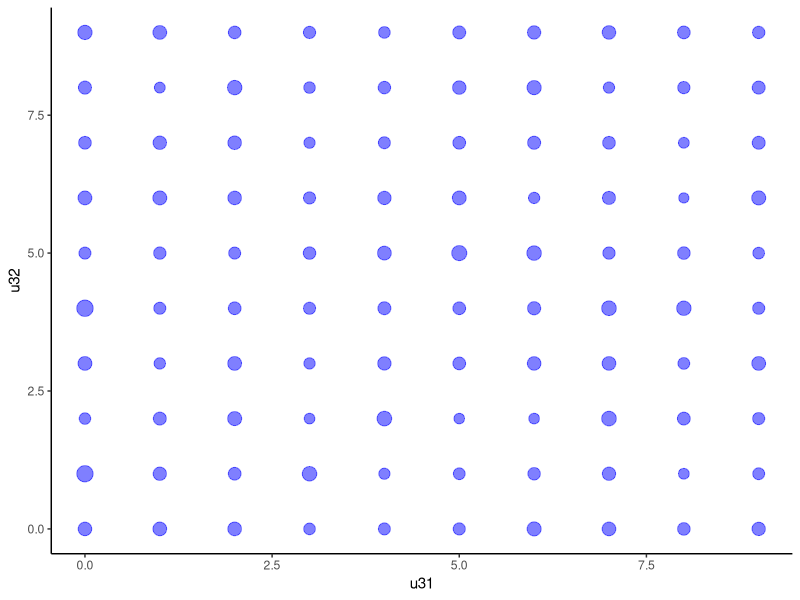

Write R code to recreate this figure.
#https://stats.stackexchange.com/questions/257681/test-for-uniformity-in-r
library(data.table)
library(dplyr)
library(ggplot2)

msize<-10
n<-10000
zerodiag<-FALSE

two_columns<-data.table('u31'=rep(-1,n),'u32'=rep(-1,n))


for (i in 1:n) {
  matr<-matrix(runif(msize**2),nrow=msize)
#  matr<-matr+t(matr)
  if(zerodiag) {diag(matr)<-0}
  two_columns[i,1]<-msize-rank(matr[,1])[3]
  two_columns[i,2]<-msize-rank(matr[,2])[3]
}


#toplot<-two_columns[, .(count=.N), by=.(u31, u32)]
two_columns<-two_columns %>% count (u31,u32,name="counter")
scale<-median(two_columns$counter)/4
#plot(two_columns,cex=.5)
dots <- ggplot(two_columns,aes(x=u31,y=u32)) + 
  geom_point(size=two_columns$counter/scale,alpha=0.5,col="blue") + 
  theme_classic()
pdf("asymmetric.pdf")
plot(dots)
dev.off()

tst<-cor.test(two_columns[[1]],two_columns[[2]],method="kendall")
print(tst)
